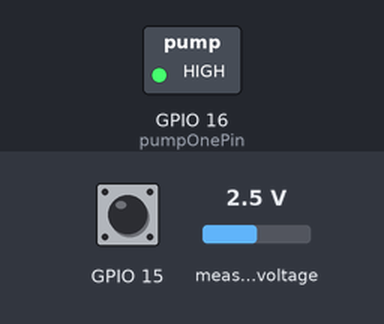
Recording of a sketch running on a simulated ESP32. Shown: switched loads named in the sketch (green lamp = pin HIGH). The test bench sets the inputs (shaded band); at power-on: GPIO 15 HIGH, measured voltage 2.5 V. WiFi joins after 1.5 s; servers stay silent unless stated; EEPROM starts erased; what the sketch prints to the serial monitor is not drawn. At 0.8 s the program restarts the board; the recording ends there.

Above: at 0.1 s.
Timing chart, 0 to 0.8 s (numbered marks = the images above):
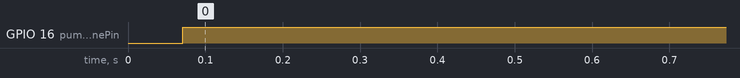

The sketch:

sketch_waterpump.ino
```cpp
 #include <Adafruit_ADS1015.h>
#include <WiFi.h>
#include <PubSubClient.h>
#include <string>
#include <cstring>
#include <EEPROM.h>

#define RT0 5000   // Ω
#define B 3000      // K +-0.75 3977
#define R 10000  //R=4.7KΩ
#define T0 318.15 //temp from datasheet celsius to kevin

const int pumpOnePin = 16;  //waterpump pin for mosfet driver


const char* ssid = "San 2.4G";
const char* password = "0611244569";
const char* mqtt_server = "192.168.1.21";

//int16_t adc2;
int16_t adc1;  //temperature sensor
bool increment = true;  //increasing decreasing flow of waterpump
bool start_flag = true;  //start pump with max power
char mode_selector = '0'; //turn on or off waterpump
uint8_t max_adjust;  //adjust max range of the spring

int last_button_state = 0; //to check state of button
int prev_time = 0;
int hold_time_prev = 0;
int prev_Recontime = 0;
int pwm = 0;  //pwm variable
//float humidity = 0;
float temperature = 0;
Adafruit_ADS1115 ads(0x48); //ADC moldule

WiFiClient espClient;
PubSubClient client(espClient);


void setup() {
  Serial.begin(115200);
  connect_wifi();
  EEPROM.begin(3);
  pinMode(15, INPUT_PULLUP);
  ledcSetup(0, 1000, 8);  //channel for pwm
  ads.begin();
  ads.setGain(GAIN_TWO);
  max_adjust = EEPROM.readByte(0);
  ledcAttachPin(pumpOnePin, 0);
}

void connect_wifi() {
  delay(10);
  //Serial.print("Connecting to ");
  Serial.println(ssid);
  WiFi.begin(ssid, password);
  Serial.println("WiFi connected, IP address");
  Serial.println(WiFi.localIP());
}


void callback(char* topic, byte* message, unsigned int length) {
  Serial.print("Message arrived on topic: ");
  Serial.print(topic);
  Serial.print(". Message: ");
  if(String(topic) == "smart_farm/switch"){
       mode_selector = message[0];
       Serial.println(mode_selector);
  }
  else if(String(topic) == "smart_farm/max"){
    String max_new;
    for (int i = 0; i < length; i++) {
      max_new += (char)message[i];
    }

    if(max_adjust != max_new.toInt()){ //check if the max ajustment has new range from mqtt or no. If new, save it in storage permenently.
      max_adjust = max_new.toInt();
      EEPROM.writeByte(0, max_adjust);
      EEPROM.commit();
    }
  }

}

void connect_mqtt() {
    if (client.connect("ESP32Client")) {
      Serial.println("Client connected");
      client.subscribe("smart_farm/switch");  //subscribe to mqtt client
      client.subscribe("smart_farm/max");
    }
}

float get_temp(float temper = 0){
  adc1 = ads.readADC_SingleEnded(1);
  float volt = ((adc1 * 0.0625)/1000);  //gain two using less than 3 volt
  float vr = 3.3 - volt;
  float RT = volt/(vr/R);
  float ln = log(RT / RT0);
  temper = (1 / ((ln / B) + (1 / T0)));
  temper = temper - 273.15;
  return temper;
}

/*
float get_humid(float humid = 0){
  adc2 = ads.readADC_SingleEnded(2);
  Serial.println(adc2);
  //humid = abs((adc3 - 6400)/20.2);
  humid = abs((adc2 * 0.0625)/1000);
  return humid;
}
*/


void publish_stat_temp_power(float temper, float map_val) {
  /*char publish_humidity[11];
  dtostrf(humid, -4, 2, publish_humidity); //convert to string
  client.publish("smart_farm/humidity", publish_humidity); //publish
  */

  if(mode_selector == '1'){
      char *on_text = "On "; //send pump status to dashboard
      client.publish("smart_farm/pump_condition", on_text);
  }
  else{
      char *off_text = "Off "; //send pump status to dashboard
      client.publish("smart_farm/pump_condition", off_text);
  }

  char publish_pump_power[5];
  dtostrf(map_val, -4, 2, publish_pump_power);  //-4 left bias nimumum range of char, 0 = round at 0 decimal place, no decimals
  //Serial.println(map_val);
  client.publish("smart_farm/pump_power", publish_pump_power);  //publish current pump power


  char publish_temperature[11];
  dtostrf(temper, -4, 2, publish_temperature);  //-4 left bias nimumum range of char, 0 = round at 0 decimal place, no decimals
  //Serial.println(publish_temperature);
  client.publish("smart_farm/temperature", publish_temperature);
}

void edge_detection(int current_state, int prev_state){
  if (current_state != prev_state){
    if (current_state == HIGH)  //turn on pump when switch is high
       mode_selector = '1';

    else if(current_state == LOW)
      mode_selector = '0';

  }
}


void loop(){
  int current_time = millis();
  temperature = (temperature + get_temp())/2;
//  humidity = (humidity + get_humid())/2;
  if (current_time - prev_time > 700){
    prev_time = current_time;
    Serial.print("temperature is ");
    Serial.println(temperature);

    if (!client.connected() && current_time - prev_Recontime > 12000) { //every 10 secs tries to connect to mqtt.(Useful when mqtt-server is not avaible)
        prev_Recontime = current_time;
        Serial.println(client.state());
        client.setServer(mqtt_server, 1883);
        client.setCallback(callback);
        connect_mqtt();
        Serial.println(client.state());
      }
     else{
     client.loop();
     float map_val = map(pwm, 0,256,1,100);
     publish_stat_temp_power(temperature,map_val);
     }

  }
   int current_button_state = digitalRead(15);
   delay(50);
   edge_detection(current_button_state, last_button_state);
   Serial.println(mode_selector);

   if(start_flag == false && mode_selector == '1'){   //turn on the mosfet->on water pump
      if(pwm < 30)  //start incrementing if pwm goes to this value
        increment = true;
      else if(pwm > 256 - int(max_adjust)){
        increment = false;
    }

      Serial.print("max ajustment ");
      Serial.println(max_adjust);
      if(increment == true)
        pwm += 3;
      else if(increment == false)
        pwm -= 3;

  }

  if(start_flag == true && mode_selector == '1') {  //looop to speedup time when the water initially travel from pump to sprinkler.
      pwm = 256;
      //Serial.print("hold time");
     // Serial.println(current_time - hold_time_prev);
      if(current_time - hold_time_prev > 2000){  //change this value to adjust the time water pump hold max power.
        start_flag = false;
      }
  }

   if(mode_selector == '0'){  //turn off the mosfet->turn off waterpump
      pwm = 0;
      start_flag = true;//flag to initally start the pump with max power.
      hold_time_prev = current_time;
  }

   ledcWrite(0, pwm);   //give pwm sig to mosfet.
   Serial.print("pwm sig ");
   Serial.println(pwm);
   last_button_state = current_button_state;
}
```

Measured:
- by itself, GPIO 16 (pumpOnePin): LOW → HIGH at 0.07 s
